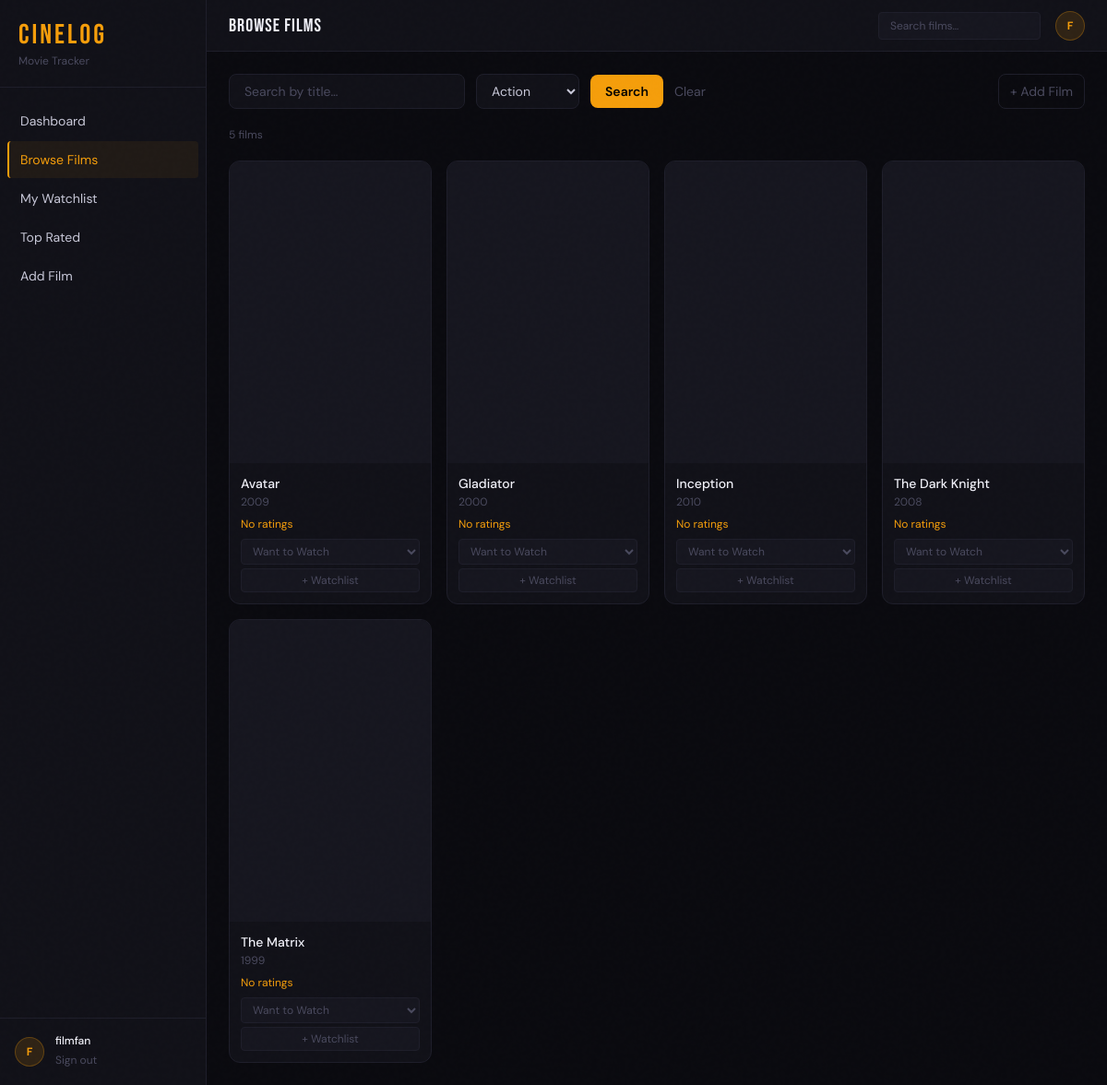
Page /movies.php?genre=Action (signed in) on the committed database.
### tables this page shows
CREATE TABLE Movies (
    movie_id        INT AUTO_INCREMENT PRIMARY KEY,
    title           VARCHAR(200) NOT NULL,
    release_year    YEAR,
    duration_mins   INT,
    language        VARCHAR(50),
    poster_url      VARCHAR(500),
    created_at      DATETIME DEFAULT CURRENT_TIMESTAMP
);

### includes/db.php (called while the page is built, shortened)
<?php
function db_connect()
{
    static $conn = null;
    if ($conn === null) {
        $conn = new mysqli(DB_HOST, DB_USER, DB_PASS, DB_NAME);
        $conn->set_charset('utf8mb4');
    }
    return $conn;
}
function get_param_types(array $params): string
{
    $types = '';
    foreach ($params as $param) {
        if (is_int($param)) {
            $types .= 'i';
        } elseif (is_float($param)) {
            $types .= 'd';
        } else {
            $types .= 's';
        }
    }
    return $types;
}
function ref_values(array &$arr): array
{
    $refs = [];
    foreach ($arr as $key => $value) {
        $refs[$key] = &$arr[$key];
    }
    return $refs;
}
function db_prepare(string $sql, array $params = [])
{
    $conn = db_connect();
    $stmt = $conn->prepare($sql);
    if (!empty($params)) {
        $types = get_param_types($params);
        call_user_func_array([$stmt, 'bind_param'], array_merge([$types], ref_values($params)));
    }
    return $stmt;
}
function db_fetch_all(string $sql, array $params = []): array
{
    $stmt = db_prepare($sql, $params);
    $stmt->execute();
    $result = $stmt->get_result();
    $rows = $result->fetch_all(MYSQLI_ASSOC);
    return $rows ?: [];
}

### movies.php (the view, shortened to what this page needs)
<?php
$q = trim($_GET['q'] ?? '');
$genre = trim($_GET['genre'] ?? '');
$params = [$_SESSION['user_id']];
$sql = "SELECT DISTINCT m.movie_id, m.title, m.release_year, m.duration_mins, m.language, m.poster_url, ROUND(AVG(r.score),1) AS avg_score, COUNT(DISTINCT r.rating_id) AS rating_count, w.status AS my_status FROM Movies m LEFT JOIN Ratings r ON r.movie_id = m.movie_id LEFT JOIN Watchlist w ON w.movie_id = m.movie_id AND w.user_id = ? LEFT JOIN MovieGenres mg ON mg.movie_id = m.movie_id LEFT JOIN Genres g ON g.genre_id = mg.genre_id WHERE 1=1";
if ($genre !== '') {
    $sql .= ' AND g.genre_name = ?';
    $params[] = $genre;
}
$sql .= ' GROUP BY m.movie_id ORDER BY m.title';
$movies = db_fetch_all($sql, $params);
$genres = db_fetch_all('SELECT genre_name FROM Genres ORDER BY genre_name');
include __DIR__ . '/partials/header.php';
?>
<div class="space-y-5" x-data="{ addModal: false, selectedMovie: null }">
  <div class="flex items-center gap-3">
    <form method="get" class="flex items-center gap-3 flex-1">
      <input name="q" value="<?= htmlspecialchars($q) ?>" placeholder="Search by title…"
             class="bg-[#111118] border border-[#1e1e2a] rounded-lg px-4 py-2 text-sm text-[#c8c8d8] placeholder-[#4a4a5e] focus:outline-none focus:border-[#f59e0b66] w-64 transition-colors" />
      <select name="genre"
              class="bg-[#111118] border border-[#1e1e2a] rounded-lg px-3 py-2 text-sm text-[#c8c8d8] focus:outline-none focus:border-[#f59e0b66] transition-colors">
        <?php foreach ($genres as $g): ?>
          <option value="<?= htmlspecialchars($g['genre_name']) ?>" <?= $g['genre_name'] === $genre ? 'selected' : '' ?>><?= htmlspecialchars($g['genre_name']) ?></option>
        <?php endforeach; ?>
      </select>
      <button type="submit" class="bg-[#f59e0b] hover:bg-[#d97706] text-black text-sm font-semibold px-4 py-2 rounded-lg transition-colors">Search</button>
      <?php if ($q !== '' || $genre !== ''): ?>
        <a href="movies.php" class="text-sm text-[#4a4a5e] hover:text-[#f59e0b] transition-colors">Clear</a>
      <?php endif; ?>
    </form>
    <a href="add_movie.php" class="flex items-center gap-2 text-sm text-[#4a4a5e] hover:text-[#f59e0b] transition-colors border border-[#1e1e2a] hover:border-[#f59e0b44] rounded-lg px-3 py-2">+ Add Film</a>
  </div>
  <p class="text-xs text-[#4a4a5e]"><?= count($movies) ?> film<?= count($movies) !== 1 ? 's' : '' ?></p>
  <?php if (count($movies)): ?>
    <div class="grid grid-cols-2 md:grid-cols-3 lg:grid-cols-4 xl:grid-cols-5 gap-4">
      <?php foreach ($movies as $m): ?>
        <div class="poster-hover bg-[#111118] border border-[#1e1e2a] rounded-xl overflow-hidden group">
          <a href="movie.php?id=<?= $m['movie_id'] ?>">
            <div class="aspect-[2/3] bg-[#16161f] flex items-center justify-center overflow-hidden">
            </div>
          </a>
          <div class="p-3">
            <a href="movie.php?id=<?= $m['movie_id'] ?>" class="text-sm font-medium text-[#f0f0f8] hover:text-[#f59e0b] transition-colors line-clamp-1 block"><?= htmlspecialchars($m['title']) ?></a>
            <p class="text-xs text-[#4a4a5e] mt-0.5"><?= $m['release_year'] ?: '—' ?></p>
            <div class="flex items-center justify-between mt-2">
              <span class="text-xs text-[#f59e0b]"><?= $m['avg_score'] ? '⭐ ' . htmlspecialchars($m['avg_score']) : 'No ratings' ?></span>
            </div>
            <form action="watchlist_add.php" method="post" class="mt-2">
              <select name="status" class="w-full bg-[#16161f] border border-[#1e1e2a] text-[#4a4a5e] text-xs rounded px-2 py-1 focus:outline-none focus:border-[#f59e0b44] mb-1">
                <option value="want_to_watch">Want to Watch</option>
              </select>
              <button type="submit" class="w-full bg-[#16161f] hover:bg-[#f59e0b22] border border-[#1e1e2a] hover:border-[#f59e0b44] text-[#4a4a5e] hover:text-[#f59e0b] text-xs py-1 rounded transition-colors">+ Watchlist</button>
            </form>
          </div>
        </div>
      <?php endforeach; ?>
    </div>
  <?php endif; ?>
</div>
<?php include __DIR__ . '/partials/footer.php'; ?>

### partials/header.php (style rules this page uses)
body { font-family: 'DM Sans', sans-serif; }
.film-grain::before { content:''; position:fixed; inset:0; pointer-events:none; z-index:999; opacity: 0.4; }
.poster-hover { transition: transform .2s ease, box-shadow .2s ease; }

### rows in the picture
movies: title "Avatar", release_year "2009"
movies: title "Gladiator", release_year "2000"
movies: title "Inception", release_year "2010"
movies: title "The Dark Knight", release_year "2008"
movies: title "The Matrix", release_year "1999"

### other values in the picture
$link['label'] "Dashboard"
$link['label'] "Browse Films"
$link['label'] "My Watchlist"
$link['label'] "Top Rated"
$link['label'] "Add Film"
substr($user['username'] ?? 'U', 0, 1) "F"
$user['username'] "filmfan"
$pageHeading "Browse Films"
count($movies) "5"
form field genre "Action"
